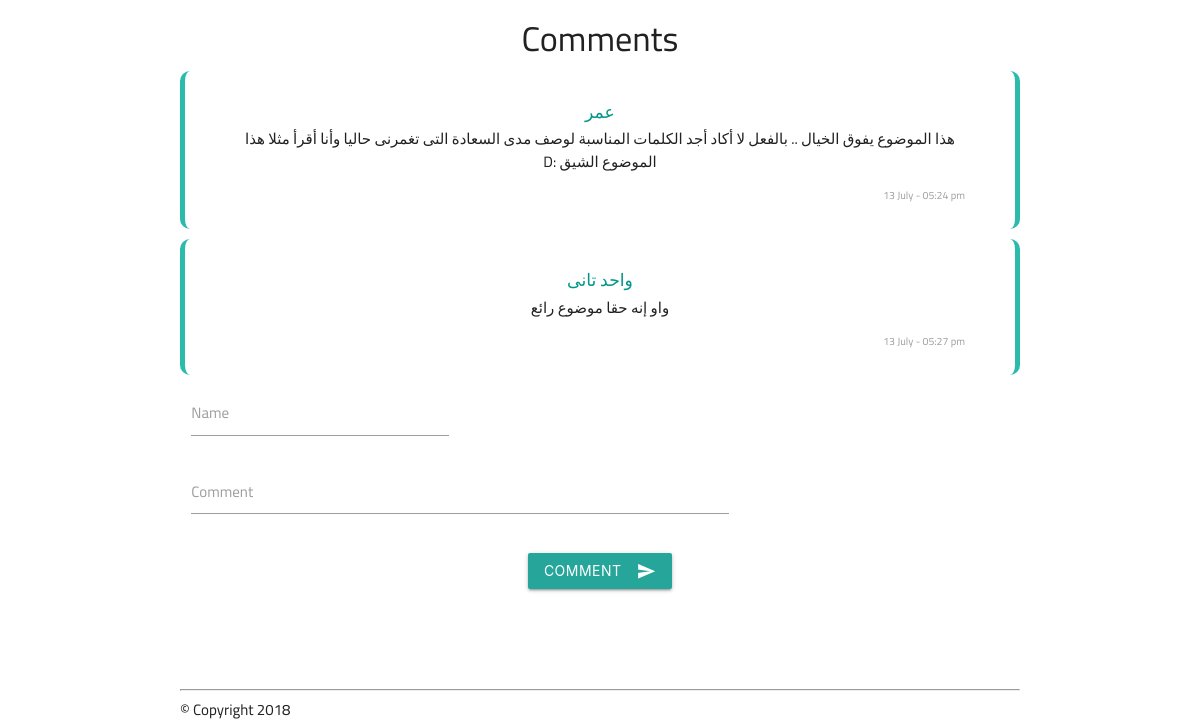
The app's page /13 (lower part), older data.
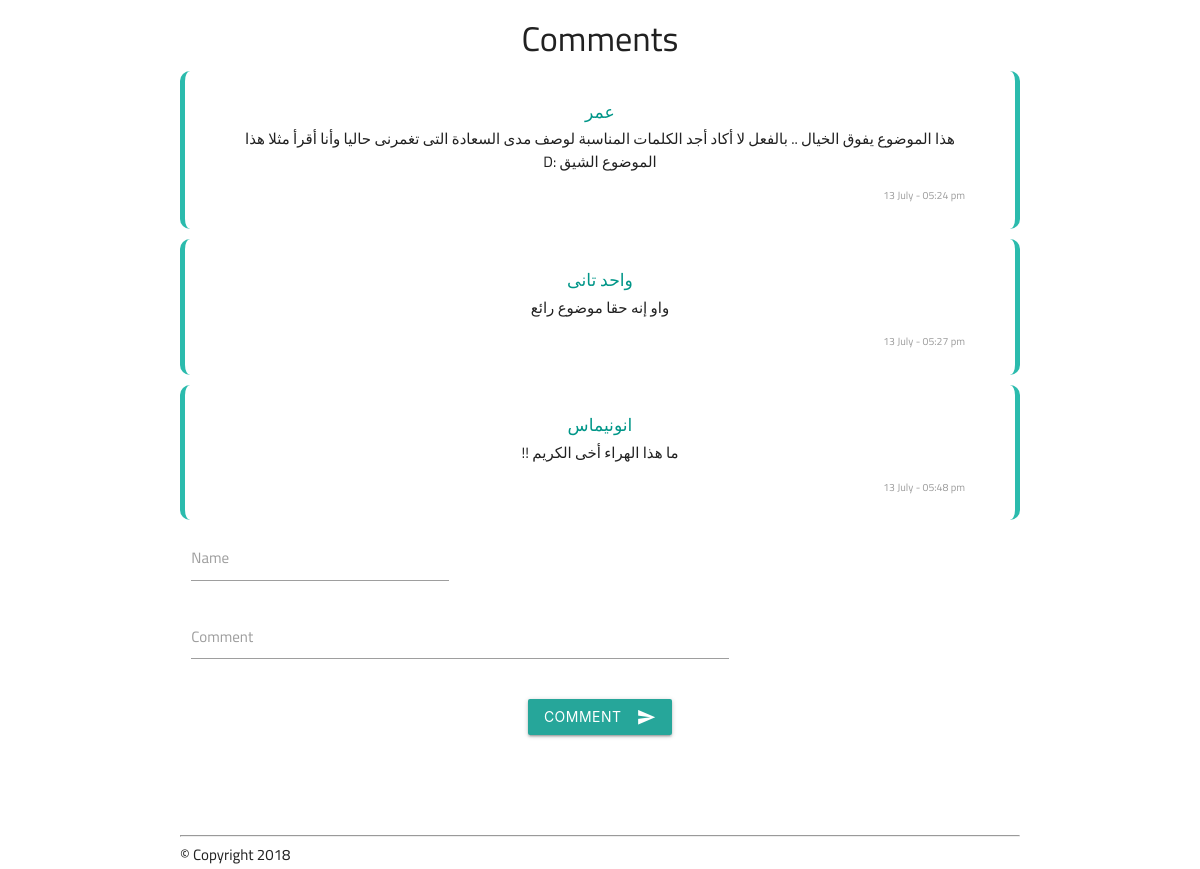
The same page, newer data.
### app/models.py (models this page shows, shortened)
class Comment(db.Model):
    id = db.Column(db.Integer, primary_key=True)
    name = db.Column(db.String(50), default='Anonymous')
    body = db.Column(db.String(140), nullable=False)
    timestamp = db.Column(db.DateTime, nullable=False, default=datetime.utcnow)
    post_id = db.Column(db.Integer, db.ForeignKey('post.id'))
    def date(self):
        return self.timestamp.strftime('%d %B - %I:%M %P')

### app/routes.py (the view)
@app.route('/<int:post_id>', methods=['GET', 'POST'])
def detail(post_id):
    post = Post.query.get(post_id)
    if request.method == 'POST':  # add comment
        c = Comment(name=request.form.get('name'),
                    body=request.form.get('comment-body'), post=post)
        db.session.commit()
        return redirect(url_for('detail', post_id=post_id))
    return render_template('detail.html', post=post, comments=post.comments)

### app/models.py (called while the page is built)
    def date(self):
        return self.pub_date.strftime('%d %B - %I:%M %P')

### app/templates/detail.html (shortened to what this page needs)
{% extends "base.html" %}
{% block content %}
	<h4 align="center"> Comments </h4>
	<div align="center" class="comment-section">
		{% for comment in comments %}
			<div class="comment">
				<div class="row">
					<h6 dir="rtl" class="col s12 name teal-text">{{ comment.name }} </h6>
					<p dir="rtl">{{ comment.body | striptags }}</p>
					<div class="date grey-text">{{comment.date()}}</div>
				</div>
			</div>
		{% endfor %}
		<form method="POST">
			<div class="row">
				<div class="input-field col s4">
					<input type="text" name="name" id="name">
					<label for="name">Name</label>
				</div>
			</div>
			<div class="row">
				<div class="input-field col s8">
					<textarea id="comment-body" name="comment-body" class="materialize-textarea"></textarea>
					<label for="comment-body">Comment</label>
				</div>
			</div>
			<div class="row">
				<div class="input-field col s12">
					<button class="btn waves-effect waves-light" type="submit" name="action">Comment<i class="material-icons right">send</i></button>
				</div>
			</div>
		</form>
	</div>
{% endblock %}

### app/templates/base.html (shortened to what this page needs)
<!DOCTYPE html>
<html lang="ar">
<head>
    {% block head %}
		<link rel="stylesheet" href="https://cdnjs.cloudflare.com/ajax/libs/materialize/1.0.0-beta/css/materialize.min.css">
		<link rel="stylesheet" href="https://cdnjs.cloudflare.com/ajax/libs/materialize/1.0.0-beta/css/materialize.min.css">
		<link rel="stylesheet" href="{{ url_for('static', filename='css/style.css') }}">
    {% endblock %}
</head>
<body>
    <div id="content"><div class="container">{% block content %}{% endblock %}</div></div>
    <footer>
		<div class="container">
			{% block footer %}
			<hr>
			&copy; Copyright 2018
			{% endblock %}
		</div>
    </footer>
</body>
</html>

### app/static/css/style.css (style rules this page uses)
body { font-family: Cairo, sans-serif; }
footer .container { margin-top: 100px; }
.title, .date, .body { text-align: justify; direction: rtl; font-family: inherit; }
.comment { border-left: 5px solid #2bbbad; border-right: 5px solid #2bbbad; border-radius: 10px; padding: 5px 50px; margin: 10px 0; }
.input-field { margin: 5px 0 0 0; }
.date { font-size: .7em; direction: ltr; text-align: right }

Row changes from the older to the newer data that the page shows:
added Comment: name "انونيماس", body "ما هذا الهراء أخى الكريم !!", date "13 July - 05:48 pm"
